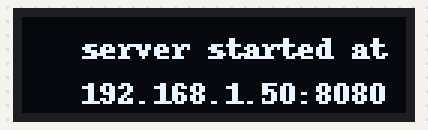
Simulated run of this program. Board: Raspberry Pi (BCM pin numbers). Shown: 128×32 one-colour display. Files the program writes start out absent; system figures (address, load, memory, disk, uptime) are fixed made-up values. At 0.1 s the program stops and its outputs stay as they are.

Above: at 0.1 s.

The program:

display.py
```python
from PIL import Image, ImageDraw, ImageFont
import board
import busio
import adafruit_ssd1306
import netifaces as ni

WIDTH = 128
HEIGHT = 32


def get_ip() -> str:
    interfaces = ["eth0", "wlan0"]
    for iface in interfaces:
        try:
            ip = ni.ifaddresses(iface)[ni.AF_INET][0]["addr"]
            return ip
        except (KeyError, ValueError):
            continue
    return "couldn't start server\nplease restart device"


def main() -> None:
    i2c = busio.I2C(board.SCL, board.SDA)

    oled = adafruit_ssd1306.SSD1306_I2C(WIDTH, HEIGHT, i2c)

    oled.fill(0)
    oled.show()

    image = Image.new("1", (WIDTH, HEIGHT))
    draw = ImageDraw.Draw(image)

    font = ImageFont.load_default()
    ip = get_ip()

    text = "server started at\n" + ip + ":8080"

    with open(
        "/home/raspberry/projects/tactileforce/raspberry/startup/ip.txt", "w"
    ) as f:
        f.write(ip)

    draw.text((20, 5), text, font=font, fill=255)

    oled.image(image)
    oled.show()


if __name__ == "__main__":
    main()
```
